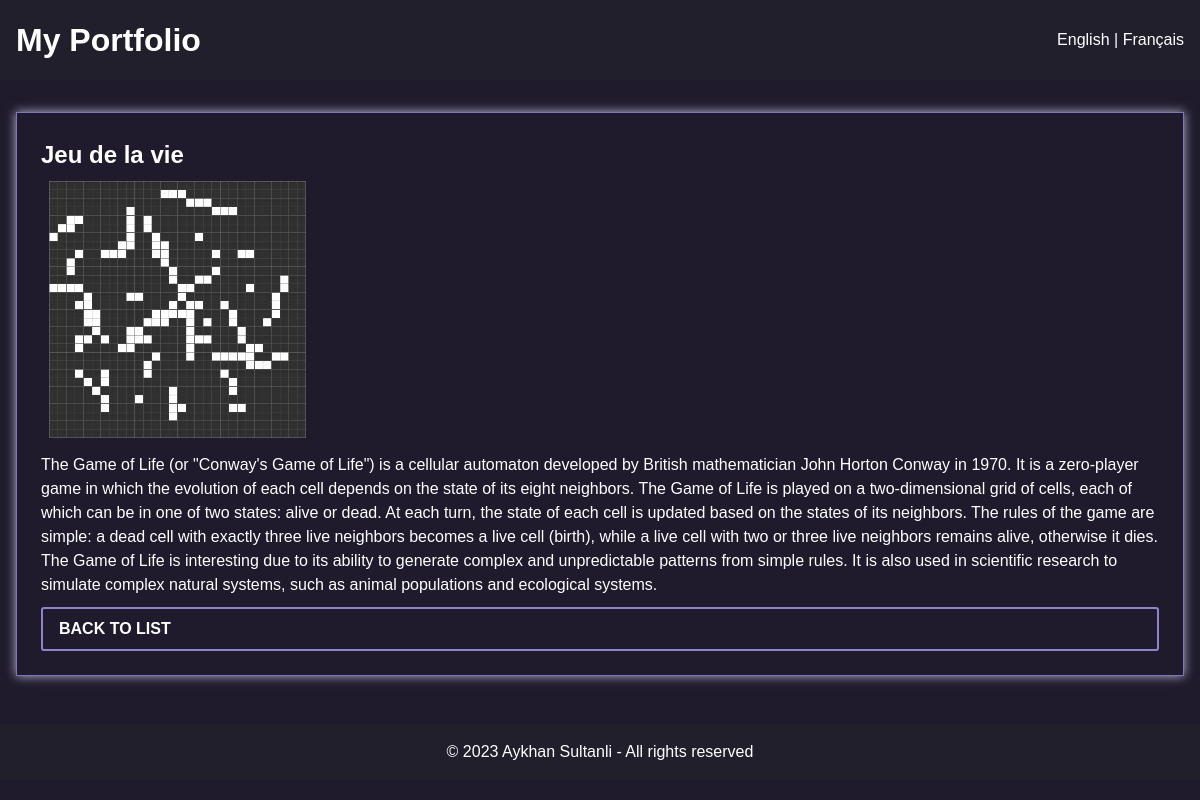
Page /project.php?id=3&lang=en on the committed database.
### tables this page shows
CREATE TABLE `Projects` (
  `projectId` int NOT NULL,
  `Name` varchar(255) NOT NULL,
  `description_fr` text NOT NULL,
  `Photo` varchar(255) NOT NULL,
  `FullDescription` text,
  `description_en` text NOT NULL,
  `FullDescription_en` text NOT NULL
);

### lang/en_version.php (called while the page is built)
<?php
return [
    'lang' => 'en',
    'charset' => 'UTF-8',
    'viewport' => 'width=device-width, initial-scale=1.0',
    'title' => 'My Portfolio',
    'presentation' => 'Presentation',
    'welcome' => 'Welcome to my site! I am a passionate web developer who loves to create modern and functional websites.',
    'projects' => 'Projects',
    'name' => 'Name',
    'description' => 'FullDescription_en',
    'learn_more' => 'Learn more',
    'contact' => 'Contact',
    'footer' => 'Aykhan Sultanli - All rights reserved',
    'header' => 'My Portfolio',
    'linkedin' => 'LinkedIn Profile',
    'back_to_list' => 'Back to List',
    'name' => 'Name',
    'Email' => 'Email',
    'message' => 'Message',
    'send' => 'Send',
];

### project.php (the view, shortened to what this page needs)
<?php
$host = 'localhost';
$dbname = 'Projects';
$username = 'root';
$password = 'sikiminbashi';
$id = isset($_GET['id']) ? $_GET['id'] : '';
$language = 'en';
if ($language === 'fr') {
    $language_vars = include 'lang/fr_version.php';
} else {
    $language_vars = include 'lang/en_version.php';
}
try {
    $pdo = new PDO("mysql:host=$host;dbname=$dbname", $username, $password);
    $pdo->setAttribute(PDO::ATTR_ERRMODE, PDO::ERRMODE_EXCEPTION);
    $desc_col = $language === 'en' ? 'FullDescription_en' : 'FullDescription';
    $stmt = $pdo->prepare("SELECT *, $desc_col FROM Projects WHERE projectId = ?");
    $stmt->execute([$id]);
    $project = $stmt->fetch();
} catch (PDOException $e) {
    echo "Connection failed: " . $e->getMessage();
    die();
}
?>
<!DOCTYPE html>
<html lang="<?php echo $language_vars['lang']; ?>">
<head>
    <link rel="stylesheet" href="css/style-project.css">
</head>
<body>
<header>
    <h1><?php echo $language_vars['header']; ?></h1>
    <div id="lang-selection">
        <a href="?id=<?php echo $id; ?>&lang=en">English</a> | <a href="?id=<?php echo $id; ?>&lang=fr">Français</a>
    </div>
</header>
    <main>
        <section id="project-details">
            <div class="project">
                <h2><?php echo $project[$language_vars['name']]; ?></h2>
                <img src="<?php echo $project['Photo']; ?>" alt="<?php echo $project[$language_vars['name']]; ?>">
                <p><?php echo $project[$desc_col]; ?></p>
                <a href="index.php"><?php echo $language_vars['back_to_list']; ?></a>
            </div>
        </section>
    </main>
    <footer>
        <p>&copy; 2023 <?php echo $language_vars['footer']; ?></p>
    </footer>
</body>
</html>

### css/style-project.css (style rules this page uses)
* { box-sizing: border-box; margin: 0; padding: 0; }
body { font-family: sans-serif; line-height: 1.5; background-color: #1f1b2c; color: #fff; }
h1, h2, h3, h4, h5, h6 { font-weight: bold; }
a { color: #fff; text-decoration: none; }
header { background-color: #211f2c; color: #fff; padding: 1rem; display: flex; justify-content: space-between; align-items: center; }
main { max-width: 1200px; margin: 2rem auto; padding: 0 1rem; color: #fff; }
section { margin-bottom: 2rem; }
.project { border: 1px solid #7e77ba; padding: 1.5rem; margin-bottom: 3rem; box-shadow: 0px 0px 10px #b8b5d7; transition: transform 0.2s ease-in-out; }
.project img { max-width: 23%; height: auto; margin: 0.5rem; }
.project p { font-size: 16px; line-height: 1.5; margin: 0; }
.project a { display: block; margin-top: 10px; font-weight: bold; color: #fff; border: 2px solid #8e85d1; padding: 0.5rem 1rem; border-radius: 3px; text-transform: uppercase; transition: background-color 0.2s ease-in-out, color 0.2s ease-in-out; }
footer { background-color: #211f2c; color: #fff; text-align: center; padding: 1rem; }

### rows in the picture
projects: Name "Jeu de la vie", Photo (picture), FullDescription_en "The Game of Life (or \"Conway's Game of Life\") is a cellular automaton developed by British mathematician John Horton Conway in 1970. It is a zero-player game in which the evolution of each cell depends on the state of its eight neighbors. The Game of Life is played on a two-dimensional grid of cells, each of which can be in one of two states: alive or dead. At each turn, the state of each cell is updated based on the states of its neighbors. The rules of the game are simple: a dead cell with exactly three live neighbors becomes a live cell (birth), while a live cell with two or three live neighbors remains alive, otherwise it dies. The Game of Life is interesting due to its ability to…"

### other values in the picture
$language_vars['header'] "My Portfolio"
$language_vars['back_to_list'] "BACK TO LIST"
$language_vars['footer'] "Aykhan Sultanli - All rights reserved"
